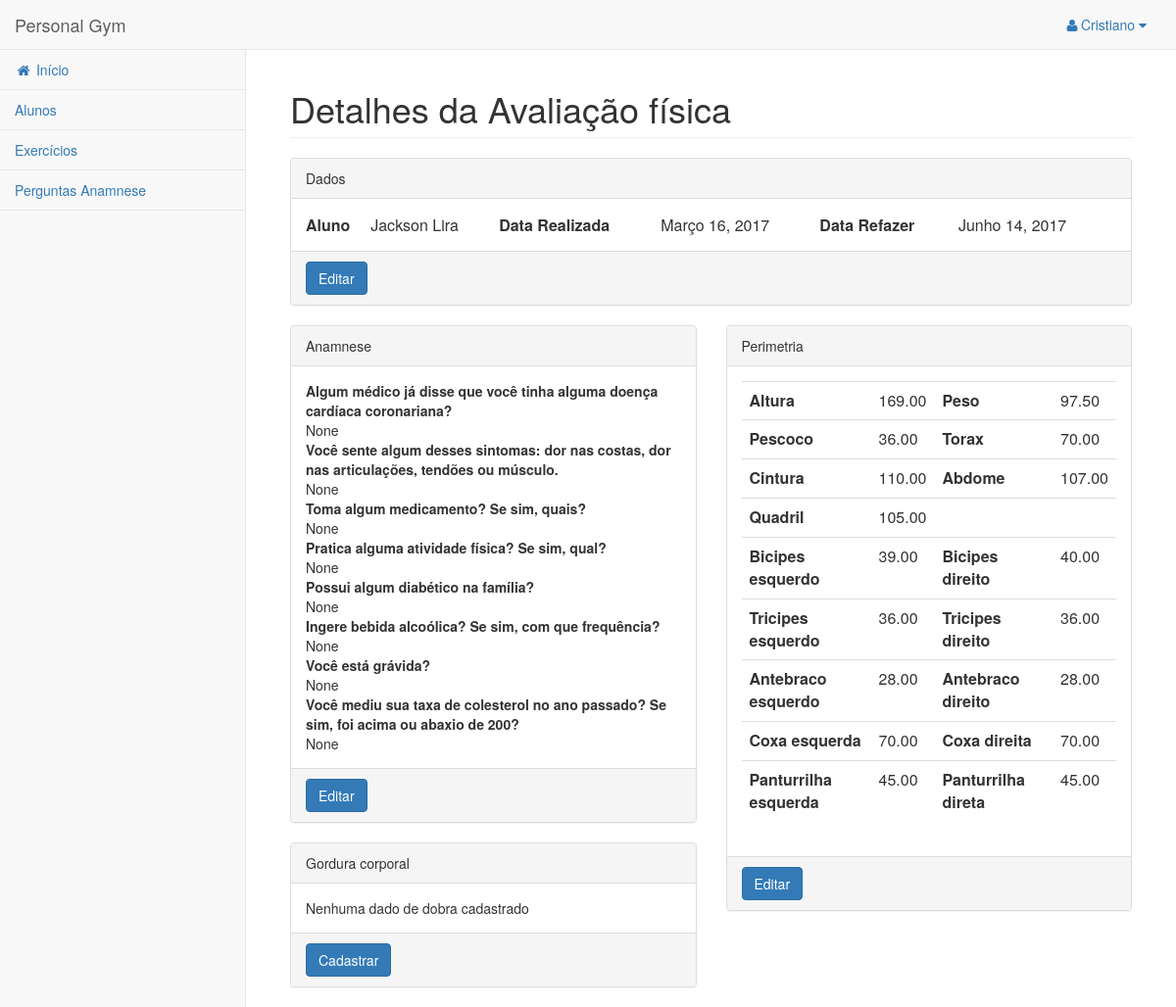
The page /avaliacao/detalhar/2 (signed in) on the database its author committed.
### academia/models.py (models this page shows, shortened)
class Usuario(AbstractBaseUser):
    nome = models.CharField(max_length=100)
    idade = models.IntegerField(null=True)
    sexo = models.IntegerField(choices=((1, 'Masculino'), (2, 'Feminino')), null=True)
    login = models.CharField(max_length=10, unique=True)
    tipo = models.IntegerField(default=1)
    objects = UsuarioManager()
    USERNAME_FIELD = 'login'

class AvaliacaoFisica(models.Model):
    data_realizada = models.DateField(default=timezone.now)
    data_refazer = models.DateField(default=refazer_dia)
    pessoa = models.ForeignKey(Usuario, editable=False)

class RespostaAnamnese(models.Model):
    avaliacaofisica = models.ForeignKey(AvaliacaoFisica, editable=False,
                                        related_name='respostas_anamnese')
    pergunta = models.ForeignKey(PerguntaAnamnese)
    texto = models.CharField(blank=True, null=True, max_length=500, verbose_name='resposta')
    observacao = models.TextField(blank=True, null=True)

class PerguntaAnamnese(models.Model):
    texto = models.CharField(max_length=500)
    ativo = models.BooleanField(default=True)

class Perimetria(models.Model):
    altura = models.DecimalField(max_digits=5, decimal_places=2, null=True, blank=True)
    peso = models.DecimalField(max_digits=5, decimal_places=2, null=True, blank=True)
    pescoco = models.DecimalField(max_digits=5, decimal_places=2, null=True, blank=True)
    torax = models.DecimalField(max_digits=5, decimal_places=2, null=True, blank=True)
    cintura = models.DecimalField(max_digits=5, decimal_places=2, null=True, blank=True)
    abdome = models.DecimalField(max_digits=5, decimal_places=2, null=True, blank=True)
    quadril = models.DecimalField(max_digits=5, decimal_places=2, null=True, blank=True)
    bicipesdireito = models.DecimalField(max_digits=5, decimal_places=2, null=True, blank=True)
    bicipesesquedo = models.DecimalField(max_digits=5, decimal_places=2, null=True, blank=True)
    tricipesdireito = models.DecimalField(max_digits=5, decimal_places=2, null=True, blank=True)
    tricipesesquerdo = models.DecimalField(max_digits=5, decimal_places=2, null=True, blank=True)
    antebracodireito = models.DecimalField(max_digits=5, decimal_places=2, null=True, blank=True)
    antebracoesquerdo = models.DecimalField(max_digits=5, decimal_places=2, null=True, blank=True)
    coxadireita = models.DecimalField(max_digits=5, decimal_places=2, null=True, blank=True)
    coxaesquerda = models.DecimalField(max_digits=5, decimal_places=2, null=True, blank=True)
    panturrilhadireta = models.DecimalField(max_digits=5, decimal_places=2, null=True, blank=True)
    panturrilhaesquerda = models.DecimalField(max_digits=5, decimal_places=2, null=True, blank=True)
    avaliacaofisica = models.OneToOneField(AvaliacaoFisica, editable=False)

### academia/views/avaliacao.py (the view)
# urls.py: url(r'^pessoa/detalhar/(?P<pk>\d+)$', pessoa.detalhar,name='pessoa_detalhar'),
@login_required
def detalhar(request, pk):
    avaliacao = AvaliacaoFisica.objects.get(pk=pk)
    return render(request, 'avaliacao/detalhar.html', {'avaliacao': avaliacao})

### academia/templates/avaliacao/detalhar.html
{% extends "base_site.html" %}
{% block conteudo %}
<h1 class="page-header">Detalhes da Avaliação física</h1>
<div class="row">
    <div class="col-md-12">
		<div class="panel panel-default">
			<div class="panel-heading">Dados</div>
		    <div class="panel-body">
		    	<table width="100%">
		    		<tr>
		    			<th>Aluno</th>
		    			<td>{{ avaliacao.pessoa.nome }}</td>
		    			<th>Data Realizada</th>
		    			<td>{{ avaliacao.data_realizada }}</td>
		    			<th>Data Refazer</th>
		    			<td>{{ avaliacao.data_refazer }}</td>
		    		</tr>
		    	</table>
		    </div>
		    <div class="panel-footer">
		    	<a href="{% url 'avaliacao_editar' avaliacao.pk %}" class="btn btn-primary">Editar</a>
	    	</div>
		</div>
    </div>
	<div class="col-md-6">
		<div class="panel panel-default">
			<div class="panel-heading">Anamnese</div>
			<div class="panel-body">
				{% for resposta in avaliacao.respostas_anamnese.all %}
				<b>{{ resposta.pergunta.texto }}</b><br>
				{{ resposta.texto }}<br>
				{% empty %}
					Questionário de anamnese não cadastrado
				{% endfor %}
		    </div>
		    <div class="panel-footer">
		    	<a href="{% url 'anamnese_responder' avaliacao.pk %}" class="btn btn-primary">Editar</a>
	    	</div>
		</div>
		<div class="panel panel-default">
			<div class="panel-heading">Gordura corporal</div>
			<div class="panel-body">
				{% if avaliacao.dobra %}
				<table class="table">
					<tr><th>Método</th><td>{{ avaliacao.dobra.get_metodo_display|default:'-' }}</td></tr>
					<tr><th>Resultado</th><td>{{ avaliacao.dobra.resultado|default:'-' }}</td></tr>
					<tr><th>Tricipes</th><td>{{ avaliacao.dobra.tricipes|default:'-' }}</td></tr>
					<tr><th>Bicipes</th><td>{{ avaliacao.dobra.bicipes|default:'-' }}</td></tr>
					<tr><th>Subescapular</th><td>{{ avaliacao.dobra.subescapular|default:'-' }}</td></tr>
					<tr><th>Suprailiaca</th><td>{{ avaliacao.dobra.suprailiaca|default:'-' }}</td></tr>
					<tr><th>Toracica</th><td>{{ avaliacao.dobra.toracica|default:'-' }}</td></tr>
					<tr><th>Axilarmedia</th><td>{{ avaliacao.dobra.axilarmedia|default:'-' }}</td></tr>
					<tr><th>Abdominal</th><td>{{ avaliacao.dobra.abdominal|default:'-' }}</td></tr>
					<tr><th>Coxa</th><td>{{ avaliacao.dobra.coxa|default:'-' }}</td></tr>
					<tr><th>Panturrilha média</th><td>{{ avaliacao.dobra.panturrilhamedia|default:'-' }}</td></tr>
				</table>
				{% else %}
				Nenhuma dado de dobra cadastrado
				{% endif %}
		    </div>
		    <div class="panel-footer">
		    	{% if avaliacao.dobra %}
		    	<a href="{% url 'dobra_editar' avaliacao.dobra.pk %}" class="btn btn-primary">Editar</a>
		    	{% else %}
				<a href="{% url 'dobra_adicionar' avaliacao.pk %}" class="btn btn-primary">Cadastrar</a>
				{% endif %}
	    	</div>
		</div>
	</div>
	<div class="col-md-6">
		<div class="panel panel-default">
			<div class="panel-heading">Perimetria</div>
			<div class="panel-body">
				{% if avaliacao.perimetria %}
				<table class="table">
					<tr>
						<th>Altura</th><td>{{ avaliacao.perimetria.altura }}</td>
						<th>Peso</th><td>{{ avaliacao.perimetria.peso }}</td>
					</tr>
					<tr>
						<th>Pescoco</th><td>{{ avaliacao.perimetria.pescoco }}</td>
						<th>Torax</th><td>{{ avaliacao.perimetria.torax }}</td>
					</tr>
					<tr>
						<th>Cintura</th><td>{{ avaliacao.perimetria.cintura }}</td>
						<th>Abdome</th><td>{{ avaliacao.perimetria.abdome }}</td>
					</tr>
					<tr>
						<th>Quadril</th><td>{{ avaliacao.perimetria.quadril }}</td>
						<td colspan="2"></td>
					</tr>
					<tr>
						<th>Bicipes esquerdo</th><td>{{ avaliacao.perimetria.bicipesesquedo }}</td>
						<th>Bicipes direito</th><td>{{ avaliacao.perimetria.bicipesdireito }}</td>
					</tr>
					<tr>
						<th>Tricipes esquerdo</th><td>{{ avaliacao.perimetria.tricipesesquerdo }}</td>
						<th>Tricipes direito</th><td>{{ avaliacao.perimetria.tricipesdireito }}</td>
					</tr>
					<tr>
						<th>Antebraco esquerdo</th><td>{{ avaliacao.perimetria.antebracoesquerdo }}</td>
						<th>Antebraco direito</th><td>{{ avaliacao.perimetria.antebracodireito }}</td>
					</tr>
					<tr>
						<th>Coxa esquerda</th><td>{{ avaliacao.perimetria.coxaesquerda }}</td>
						<th>Coxa direita</th><td>{{ avaliacao.perimetria.coxadireita }}</td>
					</tr>
					<tr>
						<th>Panturrilha esquerda</th><td>{{ avaliacao.perimetria.panturrilhaesquerda }}</td>
						<th>Panturrilha direta</th><td>{{ avaliacao.perimetria.panturrilhadireta }}</td>
					</tr>
				</table>
				{% else %}
				Nenhuma dado de perimetria cadastrado
				{% endif %}
		    </div>
		    <div class="panel-footer">
		    	{% if avaliacao.perimetria %}
		    	<a href="{% url 'perimetria_editar' avaliacao.perimetria.pk %}" class="btn btn-primary">Editar</a>
		    	{% else %}
				<a href="{% url 'perimetria_adicionar' avaliacao.pk %}" class="btn btn-primary">Cadastrar</a>
				{% endif %}
	    	</div>
		</div>
	</div>
</div>
{% endblock %}

### academia/templates/base_site.html (shortened to what this page needs)
{% extends 'base.html' %}
{% block body %}
    <div id="wrapper">
        <nav class="navbar navbar-default navbar-static-top" role="navigation" style="margin-bottom: 0">
            <div class="navbar-header">
                <a class="navbar-brand" href="{% url 'index' %}">Personal Gym</a>
            </div>
            <ul class="nav navbar-top-links navbar-right">
                <li class="dropdown">
                    <a class="dropdown-toggle" data-toggle="dropdown" href="#">
                        <i class="fa fa-user fa-fw"></i>{{ request.user }} <i class="fa fa-caret-down"></i>
                    </a>
                </li>
            </ul>
            <div class="navbar-default sidebar" role="navigation">
                <div class="sidebar-nav navbar-collapse">
                    <ul class="nav" id="side-menu">
                        <li><a href="{% url 'index' %}"><i class="fa fa-home fa-fw"></i> Início</a></li>
                        <li><a href="{% url 'aluno_listar' %}">Alunos</a></li>
                        <li><a href="{% url 'exercicio_listar' %}">Exercícios</a></li>
                        <li><a href="{% url 'anamnese_listar' %}">Perguntas Anamnese</a></li>
                    </ul>
                </div>
            </div>
        </nav>
        <div id="page-wrapper">
            <div class="container-fluid">
                {% block conteudo %}{% endblock %}
            </div>
        </div>
    </div>
{% endblock %}

### rows shown on the page
Usuario: user "Cristiano"
AvaliacaoFisica: pessoa.nome "Jackson Lira", data_realizada "Março 16, 2017", data_refazer "Junho 14, 2017", perimetria.altura "169.00", perimetria.peso "97.50", perimetria.pescoco "36.00", perimetria.torax "70.00", perimetria.cintura "110.00", perimetria.abdome "107.00", perimetria.quadril "105.00", perimetria.bicipesesquedo "39.00", perimetria.bicipesdireito "40.00", perimetria.tricipesesquerdo "36.00", perimetria.tricipesdireito "36.00", perimetria.antebracoesquerdo "28.00", perimetria.antebracodireito "28.00", perimetria.coxaesquerda "70.00", perimetria.coxadireita "70.00", perimetria.panturrilhaesquerda "45.00", perimetria.panturrilhadireta "45.00"
RespostaAnamnese: pergunta.texto "Algum médico já disse que você tinha alguma doença cardíaca coronariana?", texto "None"
RespostaAnamnese: pergunta.texto "Você sente algum desses sintomas: dor nas costas, dor nas articulações, tendões ou músculo.", texto "None"
RespostaAnamnese: pergunta.texto "Toma algum medicamento? Se sim, quais?", texto "None"
RespostaAnamnese: pergunta.texto "Pratica alguma atividade física? Se sim, qual?", texto "None"
RespostaAnamnese: pergunta.texto "Possui algum diabético na família?", texto "None"
RespostaAnamnese: pergunta.texto "Ingere bebida alcoólica? Se sim, com que frequência?", texto "None"
RespostaAnamnese: pergunta.texto "Você está grávida?", texto "None"
RespostaAnamnese: pergunta.texto "Você mediu sua taxa de colesterol no ano passado? Se sim, foi acima ou abaxio de 200?", texto "None"
